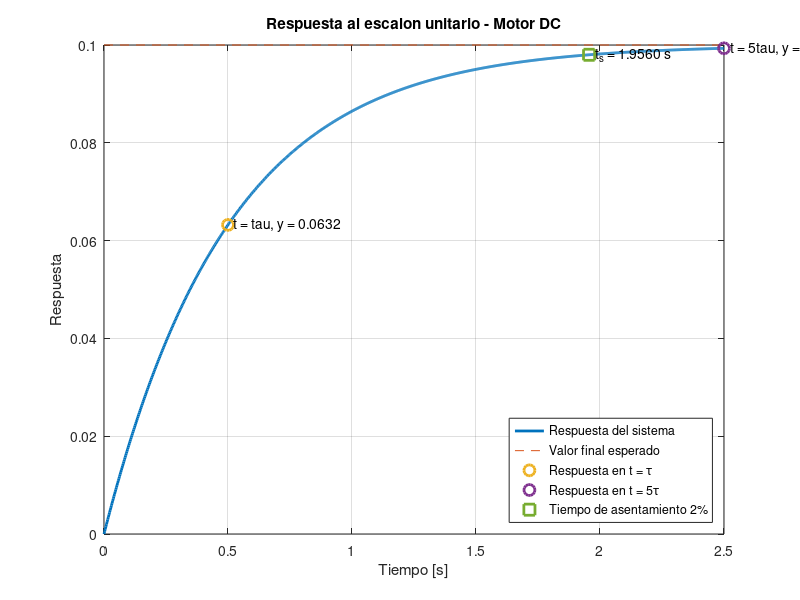

Here is the MATLAB script that generated this plot:
clc;
clear;
close all;

% =========================================================
%  SIMULACION PARAMETRICA PARA UN MOTOR DC
%  G(s) = KM / (tau*s + 1)
% ==========================================================

%% 1. INGRESO DE PARAMETROS

fprintf('=============================================\n');
fprintf('     SIMULACION PARAMETRICA MOTOR DC\n');
fprintf('=============================================\n\n');

fprintf('Ingrese los parametros del motor:\n\n');

%Caracterisiticas Mecanicas
Kt = input('Kt [N*m/A]: '); %Constante por motor
Kb = input('Kb [V*s/rad]: '); %Constante Fuerza Electromotriz
b  = input('b [N*m*s/rad]: '); %Coeficiente de Friccion
J  = input('J [kg*m^2]: '); %Inercia del rotor(y carga)

%Caracterisiticas Electricas
Ra = input('Ra [ohm]: '); %Resistencia de Armadura

%% 2. VALIDAR PARAMETROS

if Kt <= 0
    error('Kt debe ser mayor que cero.');
end

if Ra <= 0
    error('Ra debe ser mayor que cero.');
end

if b <= 0
    error('b debe ser mayor que cero.');
end

if Kb <= 0
    error('Kb debe ser mayor que cero.');
end

if J <= 0
    error('J debe ser mayor que cero.');
end

fprintf('\nTodos los parametros son validos.\n');

%% 3. CALCULO DE Constante De Proporcionalidad (Km) y Constante de tiempo (Tau)  

Km = Kt / (Ra*b + Kt*Kb);

Tau = (Ra*J) / (Ra*b + Kt*Kb);

%% 4. MOSTRAR RESULTADOS

fprintf('\n=============================================\n');
fprintf('             RESULTADOS\n');
fprintf('=============================================\n');

fprintf('Km  = %.6f\n', Km);
fprintf('Tau = %.6f s\n', Tau);

fprintf('\nFuncion de transferencia:\n');

fprintf('             %.6f\n', Km);
fprintf('G(s) = -------------------------\n');
fprintf('        %.6f s + 1\n', Tau);

%% 5. SIMULACION DE LA RESPUESTA AL ESCALON

% Tiempo de simulacion: hasta 5 tau
t_final = 5*Tau;

% Vector de tiempo
t = linspace(0, t_final, 1000);

% Respuesta al escalon unitario
y = Km * (1 - exp(-t/Tau));

%% 6. PARAMETROS CARACTERISTICOS

% Valor final esperado
y_final = Km;

% Respuesta en t = tau
y_Tau = Km * (1 - exp(-1));

% Respuesta en t = 5 tau
y_5Tau = Km * (1 - exp(-5));

% Error de estado estacionario en t = 5 tau
error_ss = abs(y_final - y_5Tau);

% Error porcentual
error_ss_percent = (error_ss / y_final) * 100;

% Tiempo de asentamiento al 2%
t_settling = -Tau * log(0.02);

%% 7. MOSTRAR VALORES

fprintf('\n=============================================\n');
fprintf('       PARAMETROS DE LA RESPUESTA\n');
fprintf('=============================================\n');

fprintf('Valor final esperado: %.6f\n', y_final);

fprintf('Respuesta en t = tau: %.6f\n', y_Tau);

fprintf('Respuesta en t = 5tau: %.6f\n', y_5Tau);

fprintf('Error de estado estacionario: %.6f\n', error_ss);

fprintf('Error de estado estacionario: %.4f %%\n', ...
        error_ss_percent);

fprintf('Tiempo de asentamiento (2%%): %.6f s\n', ...
        t_settling);

%% 8. GRAFICA

figure;

plot(t, y, 'LineWidth', 2);
grid on;
hold on;

% Valor final esperado
plot([0 t_final], [y_final y_final], '--');

% Punto en tau
plot(Tau, y_Tau, 'o', 'MarkerSize', 8, 'LineWidth', 2);

% Punto en 5tau
plot(5*Tau, y_5Tau, 'o', 'MarkerSize', 8, 'LineWidth', 2);

% Tiempo de asentamiento
plot(t_settling, ...
     Km*(1-exp(-t_settling/Tau)), ...
     's', 'MarkerSize', 8, 'LineWidth', 2);

%% 9. ETIQUETAS

xlabel('Tiempo [s]');
ylabel('Respuesta');

title('Respuesta al escalon unitario - Motor DC');

legend('Respuesta del sistema', ...
       'Valor final esperado', ...
       'Respuesta en t = \tau', ...
       'Respuesta en t = 5\tau', ...
       'Tiempo de asentamiento 2%', ...
       'Location', 'southeast');

%% 10. TEXTO INFORMATIVO EN LA GRAFICA

text(Tau, y_Tau, ...
    sprintf('  t = tau, y = %.4f', y_Tau));

text(5*Tau, y_5Tau, ...
    sprintf('  t = 5tau, y = %.4f', y_5Tau));

text(t_settling, ...
     Km*(1-exp(-t_settling/Tau)), ...
     sprintf('  t_s = %.4f s', t_settling));

hold off;
